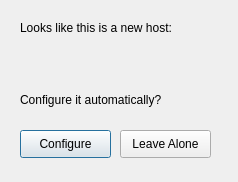
<?xml version="1.0" encoding="UTF-8"?>
<ui version="4.0">
 <class>PrepCheckWindow</class>
 <widget class="QDialog" name="PrepCheckWindow">
  <property name="geometry">
   <rect>
    <x>0</x>
    <y>0</y>
    <width>238</width>
    <height>182</height>
   </rect>
  </property>
  <property name="windowTitle">
   <string/>
  </property>
  <widget class="QLabel" name="label">
   <property name="geometry">
    <rect>
     <x>20</x>
     <y>20</y>
     <width>171</width>
     <height>16</height>
    </rect>
   </property>
   <property name="text">
    <string>Looks like this is a new host:</string>
   </property>
  </widget>
  <widget class="QLabel" name="label_2">
   <property name="geometry">
    <rect>
     <x>20</x>
     <y>90</y>
     <width>161</width>
     <height>20</height>
    </rect>
   </property>
   <property name="text">
    <string>Configure it automatically?</string>
   </property>
  </widget>
  <widget class="QPushButton" name="configure_btn">
   <property name="geometry">
    <rect>
     <x>20</x>
     <y>130</y>
     <width>91</width>
     <height>28</height>
    </rect>
   </property>
   <property name="text">
    <string>Configure</string>
   </property>
  </widget>
  <widget class="QPushButton" name="cancel_btn">
   <property name="geometry">
    <rect>
     <x>120</x>
     <y>130</y>
     <width>91</width>
     <height>28</height>
    </rect>
   </property>
   <property name="text">
    <string>Leave Alone</string>
   </property>
  </widget>
  <widget class="QLabel" name="host_Label">
   <property name="geometry">
    <rect>
     <x>20</x>
     <y>50</y>
     <width>191</width>
     <height>20</height>
    </rect>
   </property>
   <property name="font">
    <font>
     <weight>75</weight>
     <bold>true</bold>
    </font>
   </property>
   <property name="styleSheet">
    <string notr="true">color: rgb(0, 0, 255);</string>
   </property>
   <property name="text">
    <string>&lt;html&gt;&lt;head/&gt;&lt;body&gt;&lt;p align=&quot;center&quot;&gt;&lt;br/&gt;&lt;/p&gt;&lt;/body&gt;&lt;/html&gt;</string>
   </property>
  </widget>
 </widget>
 <resources/>
 <connections/>
</ui>
